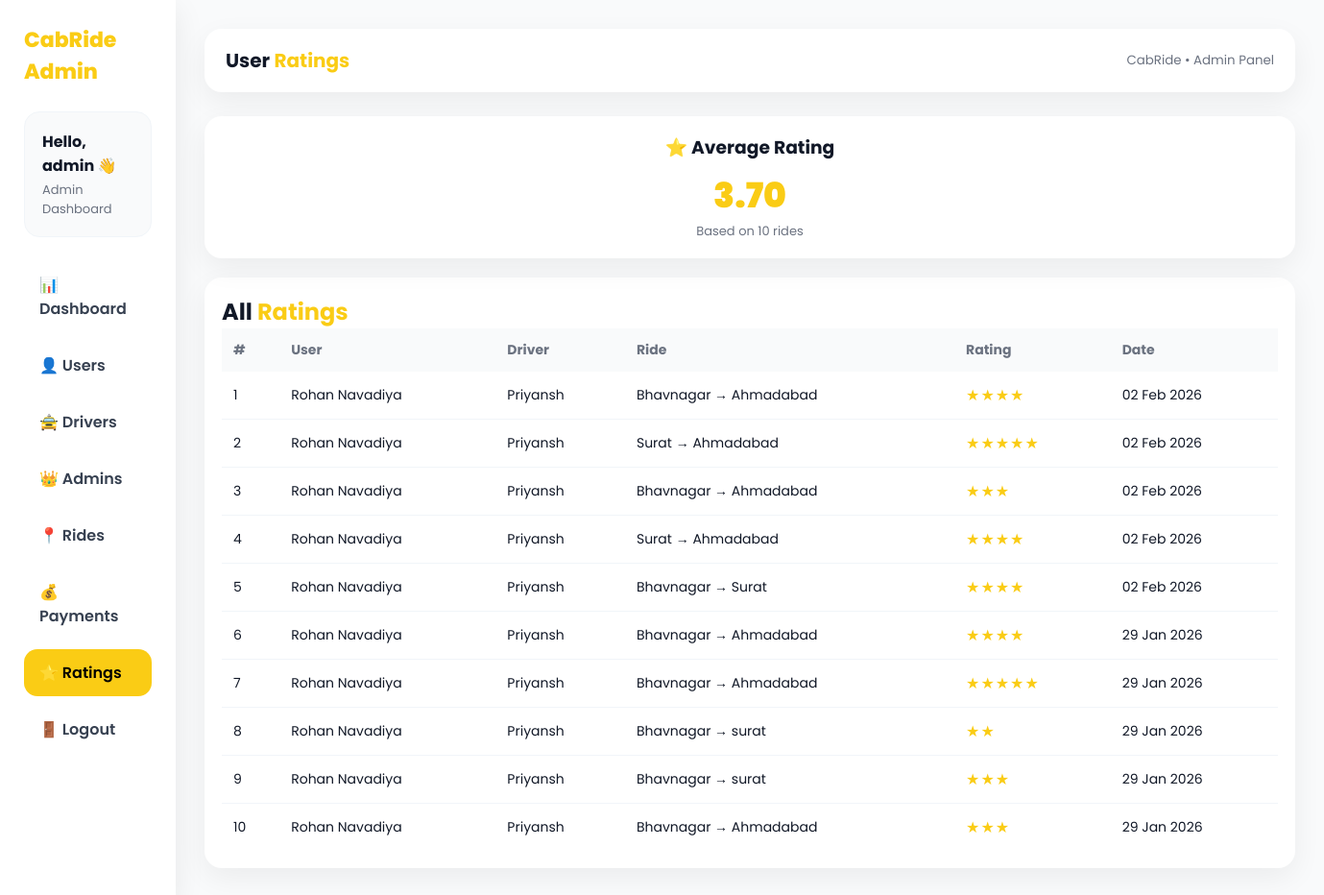
Screenshot of /admin/ratings.php (signed in) with the database file from the repository.
### tables this page shows
CREATE TABLE `ratings` (
  `id` int(11) NOT NULL,
  `booking_id` int(11) NOT NULL,
  `user_id` int(11) NOT NULL,
  `driver_id` int(11) NOT NULL,
  `rating` int(11) DEFAULT NULL CHECK (`rating` between 1 and 5),
  `created_at` timestamp NOT NULL DEFAULT current_timestamp()
);

CREATE TABLE `users` (
  `id` int(11) NOT NULL,
  `full_name` varchar(100) NOT NULL,
  `email` varchar(100) NOT NULL,
  `mobile` varchar(15) NOT NULL,
  `password` varchar(255) NOT NULL,
  `status` enum('active','inactive') DEFAULT 'active',
  `created_at` timestamp NOT NULL DEFAULT current_timestamp(),
  `img` varchar(255) NOT NULL DEFAULT '123_unknown.jpg'
);

CREATE TABLE `drivers` (
  `id` int(11) NOT NULL,
  `full_name` varchar(100) NOT NULL,
  `email` varchar(100) NOT NULL,
  `mobile` varchar(15) NOT NULL,
  `password` varchar(255) NOT NULL,
  `license_number` varchar(50) NOT NULL,
  `vehicle_type` enum('Mini','Sedan','SUV') NOT NULL,
  `availability` enum('online','offline') DEFAULT 'offline',
  `status` enum('pending','approved','blocked') DEFAULT 'pending',
  `created_at` timestamp NOT NULL DEFAULT current_timestamp(),
  `img` varchar(255) NOT NULL DEFAULT '123_unknown.jpg'
);

CREATE TABLE `bookings` (
  `id` int(11) NOT NULL,
  `user_id` int(11) NOT NULL,
  `driver_id` int(11) DEFAULT NULL,
  `pickup_location` varchar(255) NOT NULL,
  `drop_location` varchar(255) NOT NULL,
  `distance_km` decimal(6,2) NOT NULL,
  `fare` decimal(10,2) NOT NULL,
  `status` enum('requested','accepted','ongoing','completed','cancelled') DEFAULT 'requested',
  `booking_time` timestamp NOT NULL DEFAULT current_timestamp(),
  `cancel_reason` varchar(200) DEFAULT NULL
);

### admin/ratings.php (the view, shortened to what this page needs)
<?php
include("../config/db.php");
if (!isset($_SESSION['admin_id'])) { ?>
<?php }
$admin_name = $_SESSION['admin_name'];
$sql = "
SELECT
    r.id,
    r.rating,
    r.created_at,
    u.full_name AS user_name,
    d.full_name AS driver_name,
    b.pickup_location,
    b.drop_location
FROM ratings r
JOIN users u ON u.id = r.user_id
JOIN drivers d ON d.id = r.driver_id
JOIN bookings b ON b.id = r.booking_id
ORDER BY r.created_at DESC
";
$result = mysqli_query($link, $sql);
?>
<!DOCTYPE html>
<html lang="en">
<head>
</head>
<body>
    <div class="wrapper">
        <div class="sidebar">
            <div class="brand">CabRide Admin</div>
            <div class="profile-box">
                <h3>Hello, <?= $admin_name; ?> 👋</h3>
                <p>Admin Dashboard</p>
            </div>
            <div class="menu">
                <a href="dashboard.php">📊 Dashboard</a>
                <a href="users.php">👤 Users</a>
                <a href="drivers.php">🚖 Drivers</a>
                <a href="admins.php">👑 Admins</a>
                <a href="rides.php">📍 Rides</a>
                <a href="payments.php">💰 Payments</a>
                <a class="active" href="ratings.php">⭐ Ratings</a>
                <a href="logout.php">🚪 Logout</a>
            </div>
        </div>
        <div class="main">
            <div class="topbar">
                <h2>User <span>Ratings</span></h2>
                <small style="color:#6b7280;">CabRide • Admin Panel</small>
            </div>
            <div style="display:grid;grid-template-columns:repeat(auto-fit,minmax(220px,1fr));gap:18px;margin-bottom:20px;">
                <?php
                $avgSql = "SELECT ROUND(AVG(rating), 2) AS avg_rating, COUNT(*) AS total_ratings FROM ratings";
                $avgResult = mysqli_query($link, $avgSql);
                $avgRow = mysqli_fetch_assoc($avgResult);
                $avg_rating   = $avgRow['avg_rating'] ?? 0;
                $totalRatings = $avgRow['total_ratings'] ?? 0;
                ?>
                <div class="card" style="text-align:center;">
                    <h3 style="margin-bottom:8px;">⭐ Average Rating</h3>
                    <div style="font-size:36px;font-weight:900;color:#facc15;">
                        <?= $avg_rating; ?>
                    </div>
                    <p style="color:#6b7280;font-size:13px;">
                        Based on <?= $totalRatings; ?> rides
                    </p>
                </div>
            </div>
            <div class="card">
                <h2>All <span style="color:#facc15">Ratings</span></h2>
                <table>
                    <thead>
                        <tr>
                            <th>#</th>
                            <th>User</th>
                            <th>Driver</th>
                            <th>Ride</th>
                            <th>Rating</th>
                            <th>Date</th>
                        </tr>
                    </thead>
                    <tbody>
                        <?php
                        if (mysqli_num_rows($result) > 0) {
                            $i = 1;
                            while ($row = mysqli_fetch_assoc($result)) {
                                extract($row);
                                $stars = str_repeat("★", $rating);
                        ?>
                                <tr>
                                    <td><?= $i++; ?></td>
                                    <td><?= $user_name; ?></td>
                                    <td><?= $driver_name; ?></td>
                                    <td>
                                        <?= $pickup_location; ?> →
                                        <?= $drop_location; ?>
                                    </td>
                                    <td class="stars"><?= $stars; ?></td>
                                    <td><?= date("d M Y", strtotime($created_at)); ?></td>
                                </tr>
                            <?php }
                        } else { ?>
                            <tr>
                                <td colspan="7" class="no-data">No ratings found ⭐</td>
                            </tr>
                        <?php } ?>
                    </tbody>
                </table>
            </div>
        </div>
    </div>
</body>
</html>

### admin/ratings.php (style rules this page uses)
* { margin: 0; padding: 0; box-sizing: border-box; font-family: 'Poppins', sans-serif }
body { background: #f9fafb; color: #111827 }
.wrapper { display: flex; min-height: 100vh }
.sidebar { width: 260px; background: #fff; box-shadow: 0 10px 30px rgba(0, 0, 0, .08); padding: 25px }
.brand { font-size: 22px; font-weight: 800; color: #facc15; margin-bottom: 25px }
.profile-box { background: #f9fafb; border-radius: 16px; padding: 18px; margin-bottom: 25px; border: 1px solid #f1f5f9 }
.profile-box h3 { font-size: 16px; margin-bottom: 3px }
.profile-box p { font-size: 13px; color: #6b7280 }
.menu a { display: block; padding: 12px 16px; border-radius: 14px; margin-bottom: 10px; text-decoration: none; color: #374151; font-weight: 600 }
.menu a:hover, .menu a.active { background: #facc15; color: #000 }
.main { flex: 1; padding: 30px }
.topbar { background: #fff; padding: 18px 22px; border-radius: 18px; box-shadow: 0 10px 30px rgba(0, 0, 0, .06); display: flex; justify-content: space-between; align-items: center; margin-bottom: 25px }
.topbar h2 { font-size: 20px }
.topbar span { color: #facc15; font-weight: 700 }
.card { background: #fff; padding: 18px; border-radius: 18px; box-shadow: 0 10px 30px rgba(0, 0, 0, .06); overflow: auto }
table { width: 100%; border-collapse: collapse; min-width: 1100px }
th, td { padding: 12px; font-size: 14px; text-align: left }
th { background: #f9fafb; color: #6b7280 }
tr:not(:last-child) td { border-bottom: 1px solid #f1f5f9 }
.stars { color: #facc15; font-size: 16px; letter-spacing: 1px; }

### rows the page displays
ratings: user.full_name "Rohan Navadiya", driver.full_name "Priyansh", booking.pickup_location "Bhavnagar", booking.drop_location "Ahmadabad", rating "★★★★", created_at "02 Feb 2026"
ratings: user.full_name "Rohan Navadiya", driver.full_name "Priyansh", booking.pickup_location "Surat", booking.drop_location "Ahmadabad", rating "★★★★★", created_at "02 Feb 2026"
ratings: user.full_name "Rohan Navadiya", driver.full_name "Priyansh", booking.pickup_location "Bhavnagar", booking.drop_location "Ahmadabad", rating "★★★", created_at "02 Feb 2026"
ratings: user.full_name "Rohan Navadiya", driver.full_name "Priyansh", booking.pickup_location "Surat", booking.drop_location "Ahmadabad", rating "★★★★", created_at "02 Feb 2026"
ratings: user.full_name "Rohan Navadiya", driver.full_name "Priyansh", booking.pickup_location "Bhavnagar", booking.drop_location "Surat", rating "★★★★", created_at "02 Feb 2026"
ratings: user.full_name "Rohan Navadiya", driver.full_name "Priyansh", booking.pickup_location "Bhavnagar", booking.drop_location "Ahmadabad", rating "★★★★", created_at "29 Jan 2026"
ratings: user.full_name "Rohan Navadiya", driver.full_name "Priyansh", booking.pickup_location "Bhavnagar", booking.drop_location "Ahmadabad", rating "★★★★★", created_at "29 Jan 2026"
ratings: user.full_name "Rohan Navadiya", driver.full_name "Priyansh", booking.pickup_location "Bhavnagar", booking.drop_location "surat", rating "★★", created_at "29 Jan 2026"
ratings: user.full_name "Rohan Navadiya", driver.full_name "Priyansh", booking.pickup_location "Bhavnagar", booking.drop_location "surat", rating "★★★", created_at "29 Jan 2026"
ratings: user.full_name "Rohan Navadiya", driver.full_name "Priyansh", booking.pickup_location "Bhavnagar", booking.drop_location "Ahmadabad", rating "★★★", created_at "29 Jan 2026"

### other values shown
$admin_name "admin"
$avg_rating "3.70"
$totalRatings "10"
